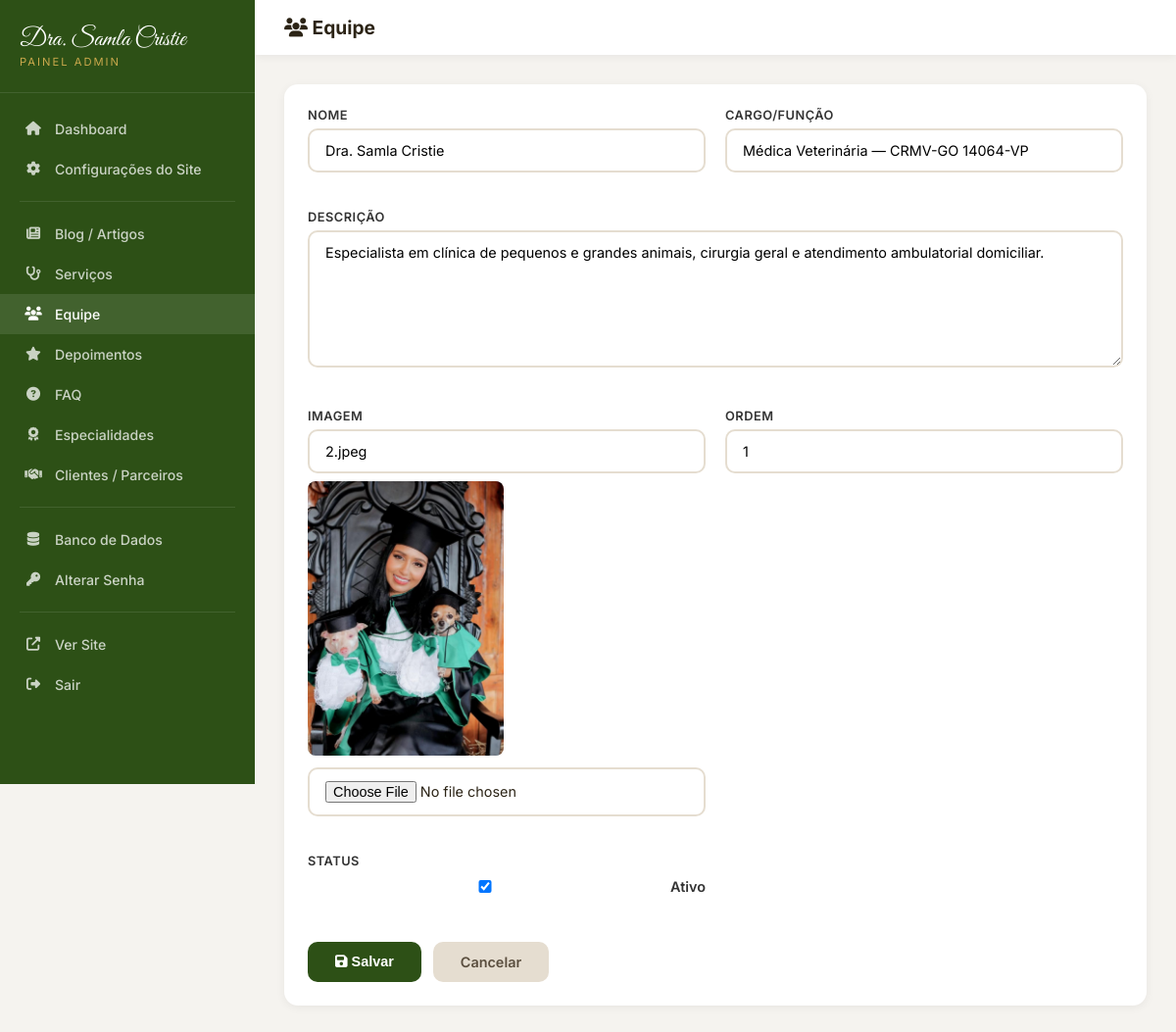
Page /admin/team.php?edit=1 (signed in) on the committed database.
### tables this page shows
CREATE TABLE IF NOT EXISTS `team` (
    `id` INT AUTO_INCREMENT PRIMARY KEY,
    `name` VARCHAR(200) NOT NULL,
    `role` VARCHAR(200),
    `description` TEXT,
    `image` VARCHAR(255),
    `sort_order` INT DEFAULT 0,
    `active` TINYINT(1) DEFAULT 1,
    `created_at` TIMESTAMP DEFAULT CURRENT_TIMESTAMP
);

### config.php (called while the page is built, shortened)
<?php
function e($str) {
    return htmlspecialchars($str ?? '', ENT_QUOTES, 'UTF-8');
}

### admin/team.php (the view, shortened to what this page needs)
<?php
$db = getDB(); $msg = ''; $editItem = null;
if (isset($_GET['edit'])){$s=$db->prepare("SELECT * FROM team WHERE id=?");$s->execute([$_GET['edit']]);$editItem=$s->fetch();}
$items=$db->query("SELECT * FROM team ORDER BY sort_order")->fetchAll();
?>
<!DOCTYPE html><html lang="pt-BR"><head><meta charset="UTF-8"><meta name="viewport" content="width=device-width,initial-scale=1.0"><title>Equipe - Admin</title>
<link rel="stylesheet" href="https://cdnjs.cloudflare.com/ajax/libs/font-awesome/6.5.1/css/all.min.css"><link rel="stylesheet" href="admin.css"></head><body>
<div class="admin-wrapper"><?php include 'sidebar.php'; ?>
<div class="main-content">
<div class="topbar"><div style="display:flex;align-items:center;gap:12px;"><h2><i class="fas fa-users"></i> Equipe</h2></div></div>
<div class="content">
<?php if($editItem!==null):?>
<div class="admin-card"><form method="POST" enctype="multipart/form-data"><input type="hidden" name="id" value="<?=e($editItem['id'])?>">
<div class="form-grid">
<div class="form-group"><label>Nome</label><input type="text" name="name" value="<?=e($editItem['name'])?>" required></div>
<div class="form-group"><label>Cargo/Função</label><input type="text" name="role" value="<?=e($editItem['role'])?>"></div>
<div class="form-group form-full"><label>Descrição</label><textarea name="description" rows="3"><?=e($editItem['description'])?></textarea></div>
<div class="form-group"><label>Imagem</label><input type="text" name="image" value="<?=e($editItem['image'])?>">
<?php if($editItem['image']):?><img src="../<?=e($editItem['image'])?>" class="img-preview"><?php endif;?>
<input type="file" name="image_file" accept="image/*" style="margin-top:8px;"></div>
<div class="form-group"><label>Ordem</label><input type="number" name="sort_order" value="<?=e($editItem['sort_order'])?>"></div>
<div class="form-group"><label style="margin-bottom:10px;">Status</label><label style="display:flex;align-items:center;gap:8px;font-size:0.9rem;text-transform:none;letter-spacing:0;"><input type="checkbox" name="active" <?=$editItem['active']?'checked':''?>> Ativo</label></div>
</div><div class="form-actions"><button type="submit" class="btn-save"><i class="fas fa-save"></i> Salvar</button><a href="team.php" class="btn-cancel">Cancelar</a></div></form></div>
<?php endif;?></div></div></div></body></html>

### admin/admin.css (style rules this page uses)
* { margin:0; padding:0; box-sizing:border-box; }
body { font-family:'Inter',sans-serif; background:#f5f3ef; color:#2c2416; }
a { text-decoration:none; color:inherit; }
.admin-wrapper { display:flex; min-height:100vh; }
.main-content { flex:1; margin-left:260px; }
.topbar { background:#fff; padding:16px 30px; display:flex; justify-content:space-between; align-items:center; box-shadow:0 2px 8px rgba(0,0,0,0.06); position:sticky; top:0; z-index:50; }
.topbar h2 { font-size:1.2rem; font-weight:700; }
.content { padding:30px; }
.admin-card { background:#fff; border-radius:14px; padding:24px; box-shadow:0 2px 10px rgba(0,0,0,0.06); margin-bottom:24px; }
.btn-save { background:#2d5016; color:#fff; padding:12px 28px; border-radius:10px; font-size:0.9rem; font-weight:600; border:none; cursor:pointer; }
.btn-cancel { background:#e5ddd0; color:#5a4e3e; padding:12px 28px; border-radius:10px; font-size:0.9rem; font-weight:600; border:none; cursor:pointer; }
.form-grid { display:grid; grid-template-columns:1fr 1fr; gap:20px; }
.form-full { grid-column:1/-1; }
.form-group { margin-bottom:18px; }
.form-group label { display:block; font-size:0.8rem; font-weight:600; color:#333; margin-bottom:6px; text-transform:uppercase; letter-spacing:0.5px; }
.form-group input, .form-group select, .form-group textarea { width:100%; padding:12px 16px; border:2px solid #e5ddd0; border-radius:10px; font-size:0.9rem; outline:none; transition:border-color 0.3s; font-family:'Inter',sans-serif; background:#fff; }
.form-group textarea { min-height:140px; resize:vertical; }
.form-group .img-preview { max-width:200px; border-radius:8px; margin-top:8px; }
.form-actions { display:flex; gap:12px; margin-top:24px; }

### rows in the picture
team: name "Dra. Samla Cristie", role "Médica Veterinária — CRMV-GO 14064-VP", description "Especialista em clínica de pequenos e grandes animais, cirurgia geral e atendimento ambulatorial domiciliar.", image "2.jpeg", image (picture), sort_order "1", active "☑"
